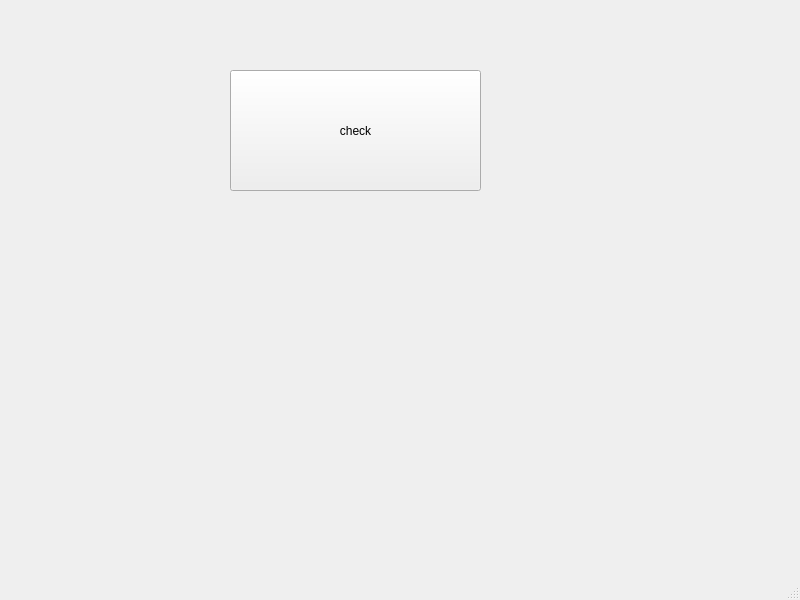
<?xml version="1.0" encoding="UTF-8"?>
<ui version="4.0">
 <class>MainWindow</class>
 <widget class="QMainWindow" name="MainWindow">
  <property name="geometry">
   <rect>
    <x>0</x>
    <y>0</y>
    <width>800</width>
    <height>600</height>
   </rect>
  </property>
  <property name="windowTitle">
   <string>MainWindow</string>
  </property>
  <widget class="QWidget" name="centralwidget">
   <widget class="QPushButton" name="checkButton">
    <property name="geometry">
     <rect>
      <x>230</x>
      <y>70</y>
      <width>251</width>
      <height>121</height>
     </rect>
    </property>
    <property name="text">
     <string>check</string>
    </property>
   </widget>
  </widget>
  <widget class="QMenuBar" name="menubar">
   <property name="geometry">
    <rect>
     <x>0</x>
     <y>0</y>
     <width>800</width>
     <height>26</height>
    </rect>
   </property>
  </widget>
  <widget class="QStatusBar" name="statusbar"/>
 </widget>
 <resources/>
 <connections/>
</ui>
